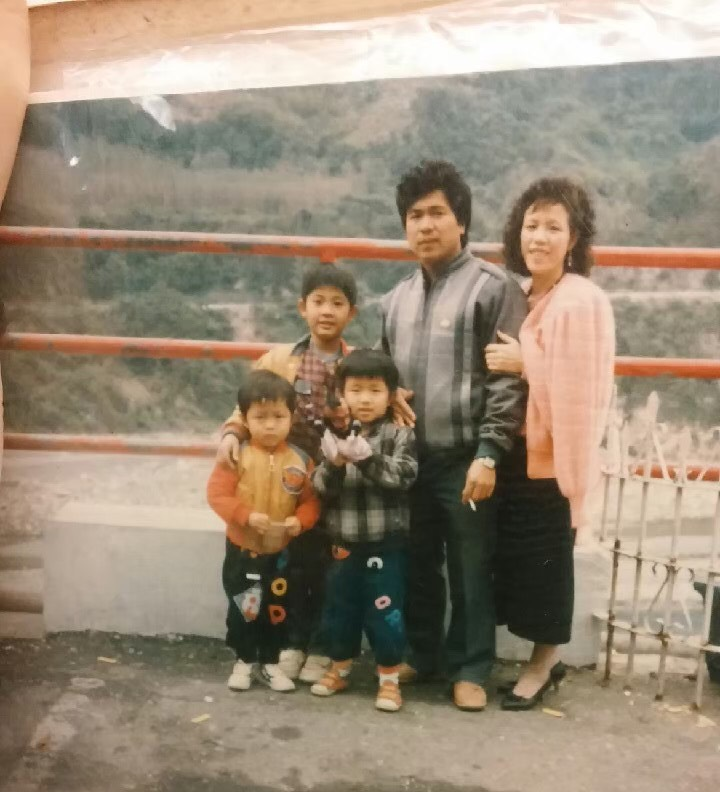
#> input picture opencv_test/face/face0.jpg, 720 x 792 px
$ python opencv_detectFaceEye.py
#> lines starting #> are read from the running program, lines starting #| are printed output that depends on the picture; after the words box and inside, x2 and y2 are one past the last pixel; in counts of white or black regions, pixels touching at a corner belong together
# encoding:utf-8
import cv2
import numpy as np

#設定 haarcascades的路徑
#載入偵測人臉模組
face_cascade = cv2.CascadeClassifier('haarcascades//haarcascade_frontalface_default.xml')
#載入偵測眼睛模組
eye_cascade = cv2.CascadeClassifier('haarcascades//haarcascade_eye.xml')

img = cv2.imread('face/face0.jpg') # 輸入一張圖像
#> img is the input picture: shape (792, 720, 3); mean B, G, R 118.8, 138, 153
#img = cv2.imread('face/face1.jpg') # 輸入一張圖像
gray = cv2.cvtColor(img, cv2.COLOR_BGR2GRAY) # 將圖像轉為灰階, 降低運算複雜度
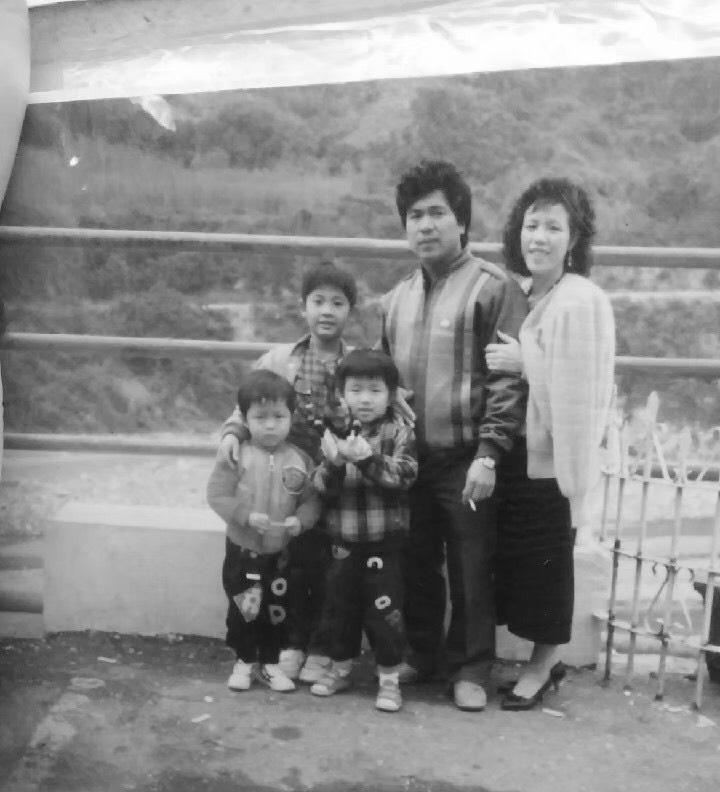
#> gray: shape (792, 720); min 15, max 255, mean 140.3

faces = face_cascade.detectMultiScale(
    gray,
    scaleFactor=1.1,  #有的人臉離鏡頭近，會比其他人臉更大
    minNeighbors=5,   #檢測矩形其周圍有多少物體進行偵測
    minSize=(30, 30), #檢測矩形的大小
    flags=cv2.CASCADE_SCALE_IMAGE
)
#> faces = [[396, 190, 64, 64], [299, 280, 58, 58], [340, 368, 55, 55], [243, 397, 52, 52], [510, 201, 66, 66]]
print('找到 ', len(faces), " 張臉")
#| 找到  5  張臉

for (x, y, w, h) in faces:
    #cv2.rectangle(影像, 頂點座標, 對向頂點座標, 顏色, 線條寬度)
    img = cv2.rectangle(img,
                        (x, y), #左上角座標
                        (x + w, y + h), #寬與高
                        (255, 0, 0), #顏色
                        2) #線框粗細
    #img = cv2.circle(img, ((x + x + w) // 2, (y + y + h) // 2), w // 2, (0, 255, 0), 2)

    roi_gray = gray[y: y + h, x: x + w] #取得灰階圖像偵測的範圍.
    roi_color = img[y: y + h, x: x + w] #取得彩色圖像偵測的範圍.

    # 儲存偵彩色圖像偵測的範圍
    cv2.imwrite('roi_color.jpg', roi_color)

    #使用 灰階圖像偵測的範圍 偵測眼睛
    eyes = eye_cascade.detectMultiScale(roi_gray)
    print('找到 ', len(eyes), " 顆眼睛")
    for (ex, ey, ew, eh) in eyes:
        cv2.rectangle(roi_color, (ex, ey), (ex + ew, ey + eh), (0, 255, 0), 2)
#> this loop made 5 passes
#| 找到  0  顆眼睛
#| 找到  0  顆眼睛
#| 找到  0  顆眼睛
#| 找到  0  顆眼睛
#| 找到  0  顆眼睛
#> pass 1, `roi_gray = gray[y: y + h, x: x + w]`:
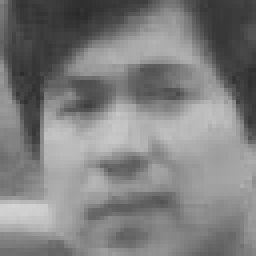
#> roi_gray: shape (64, 64) (shown 4 times larger); min 42, max 213, mean 126.6
#> pass 1, `roi_color = img[y: y + h, x: x + w]`:
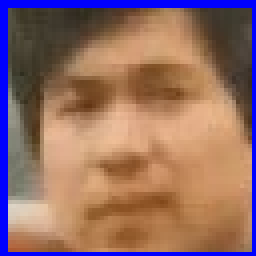
#> roi_color: shape (64, 64, 3) (shown 4 times larger); mean B, G, R 101.9, 109.6, 146.4
#> pass 2, `img = cv2.rectangle(img, (x, y),`:
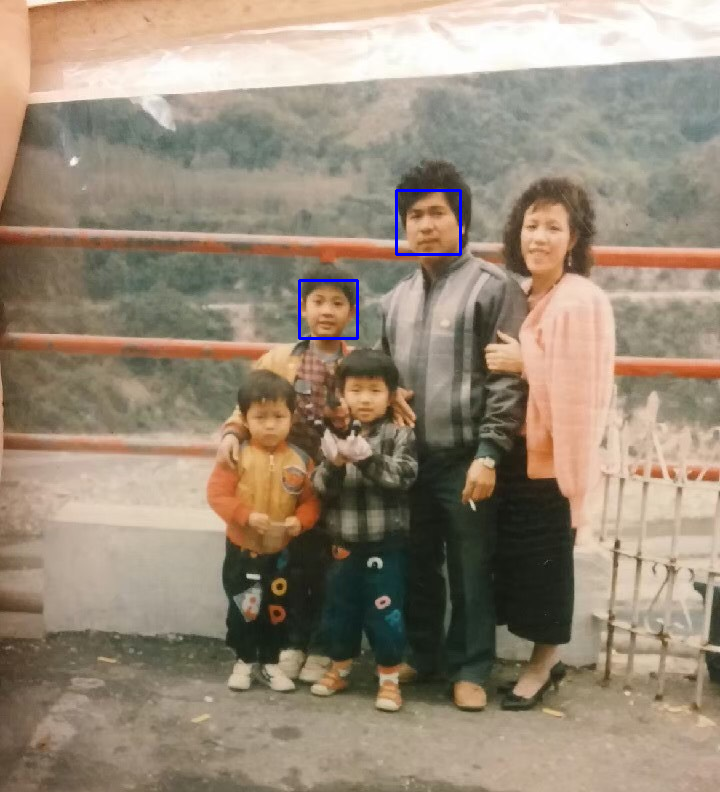
#> img: shape (792, 720, 3); mean B, G, R 119.2, 137.7, 152.7
#> after the loop:
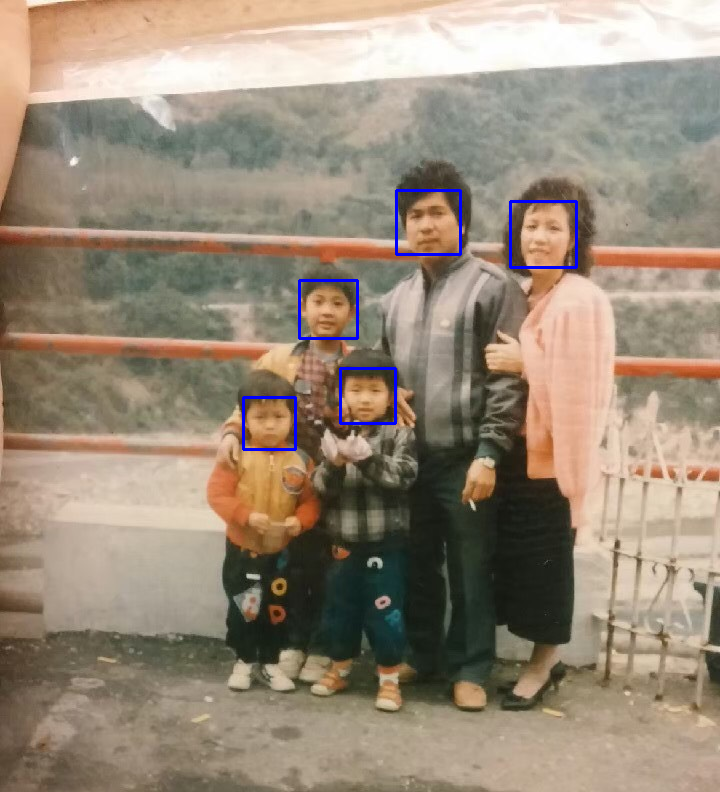
#> img: shape (792, 720, 3); 0.36% of pixels changed, all inside (x1, y1, x2, y2) = (242, 200, 578, 451)
#> after the loop:
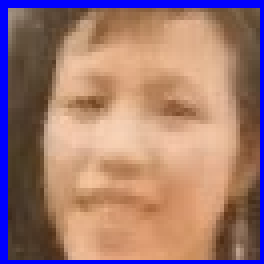
#> roi_color: shape (66, 66, 3) (shown 4 times larger); mean B, G, R 115.9, 122, 160.1
#> after the loop:
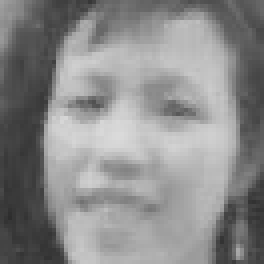
#> roi_gray: shape (66, 66) (shown 4 times larger); min 45, max 218, mean 138.6

cv2.imshow('img', img)
cv2.imshow('gray', gray)
cv2.waitKey(0)
cv2.destroyAllWindows()

$ run again, with opencv_test/face/face1.jpg copied over opencv_test/face/face0.jpg
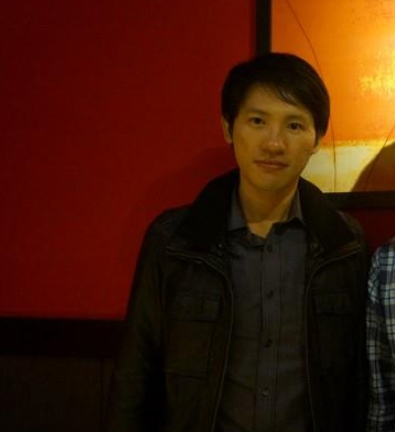
#> input picture opencv_test/face/face1.jpg, 395 x 432 px
#> img is the input picture: shape (432, 395, 3); mean B, G, R 6.9, 25.3, 67.8
#> `gray = cv2.cvtColor(img, cv2.COLOR_BGR2GRAY)`:
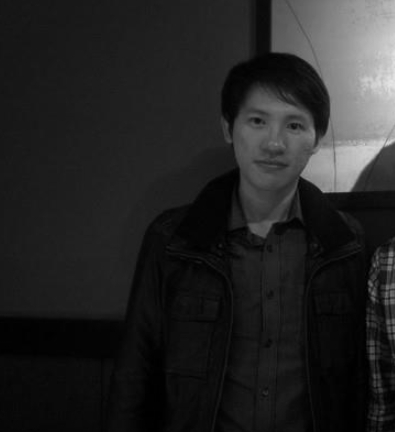
#> gray: shape (432, 395); min 0, max 230, mean 35.9
#> faces = [[224, 85, 99, 99]]
#| 找到  1  張臉
#> the loop `for (x, y, w, h) in faces:` made 1 pass
#> (x, y, w, h, eyes) on pass 1: (224, 85, 99, 99, [[20, 24, 24, 24], [57, 28, 25, 25]])
#> (printed output is left out)
#> after the loop `for (x, y, w, h) in faces:`:
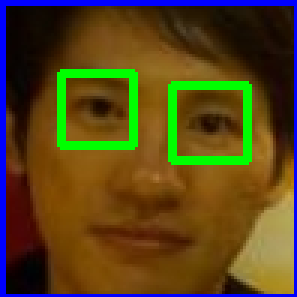
#> roi_color: shape (99, 99, 3) (shown 3 times larger); mean B, G, R 27.3, 68.6, 85.1
